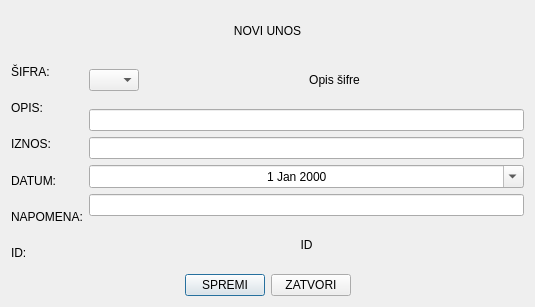
<?xml version="1.0" encoding="UTF-8"?>
<ui version="4.0">
 <class>Dialog</class>
 <widget class="QDialog" name="Dialog">
  <property name="geometry">
   <rect>
    <x>0</x>
    <y>0</y>
    <width>535</width>
    <height>307</height>
   </rect>
  </property>
  <property name="windowTitle">
   <string>Dialog</string>
  </property>
  <property name="styleSheet">
   <string notr="true"/>
  </property>
  <layout class="QVBoxLayout" name="verticalLayout_3">
   <item>
    <widget class="QLabel" name="label">
     <property name="maximumSize">
      <size>
       <width>16777215</width>
       <height>40</height>
      </size>
     </property>
     <property name="styleSheet">
      <string notr="true">font: 14pt &quot;Calibri&quot;;</string>
     </property>
     <property name="text">
      <string>NOVI UNOS</string>
     </property>
     <property name="alignment">
      <set>Qt::AlignCenter</set>
     </property>
    </widget>
   </item>
   <item>
    <layout class="QHBoxLayout" name="horizontalLayout_3">
     <item>
      <layout class="QVBoxLayout" name="verticalLayout">
       <item>
        <widget class="QLabel" name="label_code">
         <property name="text">
          <string>ŠIFRA:</string>
         </property>
        </widget>
       </item>
       <item>
        <widget class="QLabel" name="label_desc">
         <property name="text">
          <string>OPIS:</string>
         </property>
        </widget>
       </item>
       <item>
        <widget class="QLabel" name="label_amount">
         <property name="text">
          <string>IZNOS:</string>
         </property>
        </widget>
       </item>
       <item>
        <widget class="QLabel" name="label_date">
         <property name="text">
          <string>DATUM:</string>
         </property>
        </widget>
       </item>
       <item>
        <widget class="QLabel" name="label_text">
         <property name="text">
          <string>NAPOMENA:</string>
         </property>
        </widget>
       </item>
       <item>
        <widget class="QLabel" name="label_id">
         <property name="text">
          <string>ID:</string>
         </property>
        </widget>
       </item>
      </layout>
     </item>
     <item>
      <layout class="QVBoxLayout" name="verticalLayout_2">
       <item>
        <layout class="QHBoxLayout" name="horizontalLayout_2">
         <item>
          <widget class="QComboBox" name="code">
           <property name="maximumSize">
            <size>
             <width>50</width>
             <height>16777215</height>
            </size>
           </property>
          </widget>
         </item>
         <item>
          <widget class="QLabel" name="code_desc">
           <property name="minimumSize">
            <size>
             <width>100</width>
             <height>0</height>
            </size>
           </property>
           <property name="text">
            <string>Opis šifre</string>
           </property>
           <property name="alignment">
            <set>Qt::AlignCenter</set>
           </property>
          </widget>
         </item>
        </layout>
       </item>
       <item>
        <widget class="QLineEdit" name="desc">
         <property name="alignment">
          <set>Qt::AlignCenter</set>
         </property>
        </widget>
       </item>
       <item>
        <widget class="QLineEdit" name="amount">
         <property name="alignment">
          <set>Qt::AlignCenter</set>
         </property>
         <property name="placeholderText">
          <string/>
         </property>
        </widget>
       </item>
       <item>
        <widget class="QDateEdit" name="date">
         <property name="alignment">
          <set>Qt::AlignCenter</set>
         </property>
         <property name="calendarPopup">
          <bool>true</bool>
         </property>
        </widget>
       </item>
       <item>
        <widget class="QLineEdit" name="remark">
         <property name="alignment">
          <set>Qt::AlignCenter</set>
         </property>
        </widget>
       </item>
       <item>
        <widget class="QLabel" name="id">
         <property name="text">
          <string>ID</string>
         </property>
         <property name="alignment">
          <set>Qt::AlignCenter</set>
         </property>
        </widget>
       </item>
      </layout>
     </item>
    </layout>
   </item>
   <item>
    <layout class="QHBoxLayout" name="horizontalLayout">
     <item>
      <spacer name="horizontalSpacer_2">
       <property name="orientation">
        <enum>Qt::Horizontal</enum>
       </property>
       <property name="sizeHint" stdset="0">
        <size>
         <width>40</width>
         <height>20</height>
        </size>
       </property>
      </spacer>
     </item>
     <item>
      <widget class="QPushButton" name="btn_save">
       <property name="text">
        <string>SPREMI</string>
       </property>
      </widget>
     </item>
     <item>
      <widget class="QPushButton" name="btn_close">
       <property name="text">
        <string>ZATVORI</string>
       </property>
      </widget>
     </item>
     <item>
      <spacer name="horizontalSpacer">
       <property name="orientation">
        <enum>Qt::Horizontal</enum>
       </property>
       <property name="sizeHint" stdset="0">
        <size>
         <width>40</width>
         <height>20</height>
        </size>
       </property>
      </spacer>
     </item>
    </layout>
   </item>
  </layout>
 </widget>
 <resources/>
 <connections/>
</ui>
